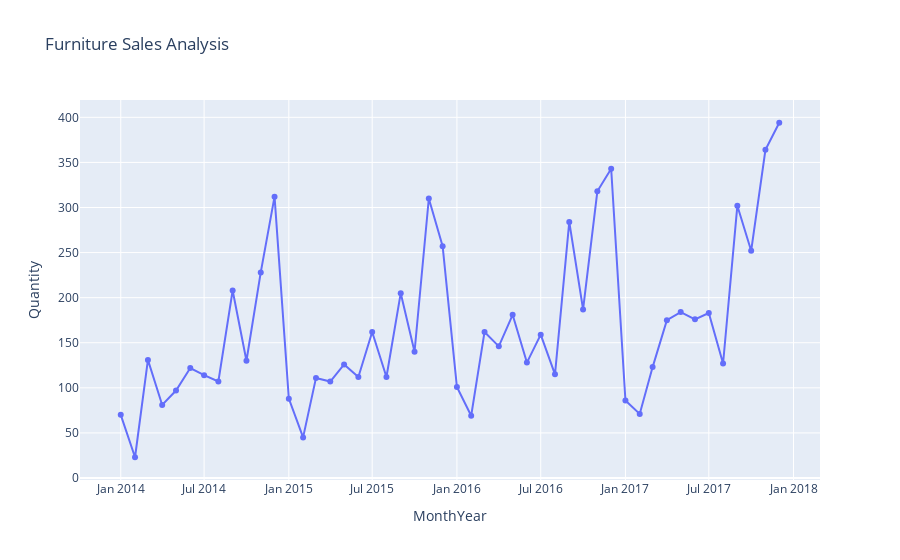
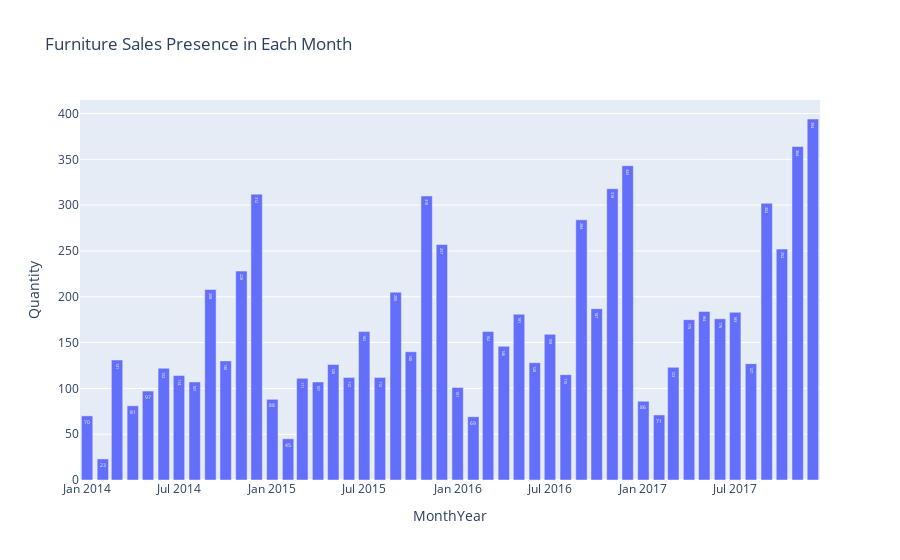

The notebook cell these images were saved under, in order:
### Code cell
product = 'Furniture'
sales_analyzer.plot(result_df_copy, product)
sales_analyzer.plot_sub_category_counts(result_df_copy, product)

### Figure 1 — Plotly figure (JSON) as saved in the notebook; plotly's stock layout.template omitted (floating-point values rounded to 4 significant figures)
{"data": [{"hovertemplate": "MonthYear=%{x}<br>Quantity=%{y}<extra></extra>", "legendgroup": "", "line": {"color": "#636efa", "dash": "solid"}, "marker": {"symbol": "circle"}, "mode": "markers+lines", "name": "", "orientation": "v", "showlegend": false, "type": "scatter", "x": ["2014-01", "2014-02", "2014-03", "2014-04", "2014-05", "2014-06", "2014-07", "2014-08", "2014-09", "2014-10", "2014-11", "2014-12", "2015-01", "2015-02", "2015-03", "2015-04", "2015-05", "2015-06", "2015-07", "2015-08", "2015-09", "2015-10", "2015-11", "2015-12", "2016-01", "2016-02", "2016-03", "2016-04", "2016-05", "2016-06", "2016-07", "2016-08", "2016-09", "2016-10", "2016-11", "2016-12", "2017-01", "2017-02", "2017-03", "2017-04", "2017-05", "2017-06", "2017-07", "2017-08", "2017-09", "2017-10", "2017-11", "2017-12"], "xaxis": "x", "y": [70, 23, 131, 81, 97, 122, 114, 107, 208, 130, 228, 312, 88, 45, 111, 107, 126, 112, 162, 112, 205, 140, 310, 257, 101, 69, 162, 146, 181, 128, 159, 115, 284, 187, 318, 343, 86, 71, 123, 175, 184, 176, 183, 127, 302, 252, 364, 394], "yaxis": "y"}], "layout": {"legend": {"tracegroupgap": 0}, "title": {"text": "Furniture Sales Analysis"}, "xaxis": {"anchor": "y", "domain": [0, 1], "title": {"text": "MonthYear"}}, "yaxis": {"anchor": "x", "domain": [0, 1], "title": {"text": "Quantity"}}}}

### Figure 2 — Plotly figure (JSON) as saved in the notebook; plotly's stock layout.template omitted (floating-point values rounded to 4 significant figures)
{"data": [{"alignmentgroup": "True", "hovertemplate": "MonthYear=%{x}<br>Quantity=%{text}<extra></extra>", "legendgroup": "", "marker": {"color": "#636efa", "pattern": {"shape": ""}}, "name": "", "offsetgroup": "", "orientation": "v", "showlegend": false, "text": [70, 23, 131, 81, 97, 122, 114, 107, 208, 130, 228, 312, 88, 45, 111, 107, 126, 112, 162, 112, 205, 140, 310, 257, 101, 69, 162, 146, 181, 128, 159, 115, 284, 187, 318, 343, 86, 71, 123, 175, 184, 176, 183, 127, 302, 252, 364, 394], "textposition": "auto", "type": "bar", "x": ["2014-01", "2014-02", "2014-03", "2014-04", "2014-05", "2014-06", "2014-07", "2014-08", "2014-09", "2014-10", "2014-11", "2014-12", "2015-01", "2015-02", "2015-03", "2015-04", "2015-05", "2015-06", "2015-07", "2015-08", "2015-09", "2015-10", "2015-11", "2015-12", "2016-01", "2016-02", "2016-03", "2016-04", "2016-05", "2016-06", "2016-07", "2016-08", "2016-09", "2016-10", "2016-11", "2016-12", "2017-01", "2017-02", "2017-03", "2017-04", "2017-05", "2017-06", "2017-07", "2017-08", "2017-09", "2017-10", "2017-11", "2017-12"], "xaxis": "x", "y": [70, 23, 131, 81, 97, 122, 114, 107, 208, 130, 228, 312, 88, 45, 111, 107, 126, 112, 162, 112, 205, 140, 310, 257, 101, 69, 162, 146, 181, 128, 159, 115, 284, 187, 318, 343, 86, 71, 123, 175, 184, 176, 183, 127, 302, 252, 364, 394], "yaxis": "y"}], "layout": {"barmode": "relative", "legend": {"tracegroupgap": 0}, "title": {"text": "Furniture Sales Presence in Each Month"}, "xaxis": {"anchor": "y", "domain": [0, 1], "title": {"text": "MonthYear"}}, "yaxis": {"anchor": "x", "domain": [0, 1], "title": {"text": "Quantity"}}}}
